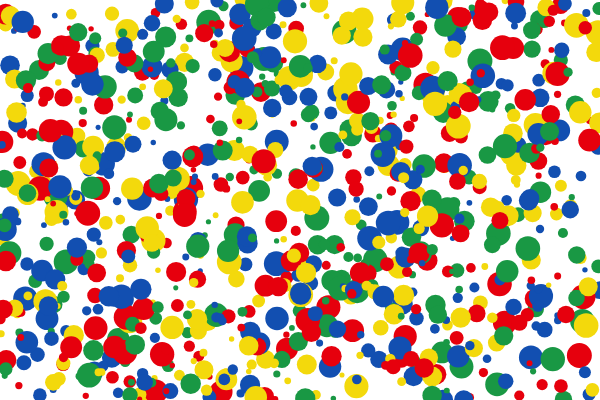
Frame 1 (no input)
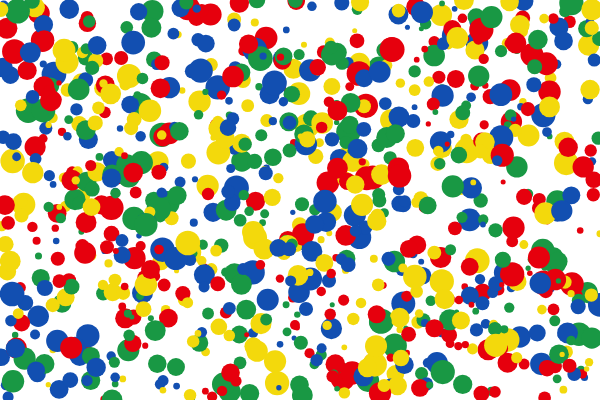
Frame 2 (the mouse pressed at the canvas centre, redrawn once)

The p5.js sketch that drew these frames (run headless with seeded random() and noise() and a simulated clock; the mouse was pressed at the canvas centre and the sketch redrawn once):

// p5.js sketch
// ── sketch.js
function setup() { 
  createCanvas(600, 400);

  //Turn off drawing strokes
  noStroke();

  //Only run the draw loop once. Try commenting this out and see what happens ––we will look into why on Unit 2.
  noLoop();
  
} 

function draw() { 
  //Set background to white (255)
  background(255);

  //Repeat 240 times:
  for(var i = 0; i < 240; i++){
    //Declare a variable called diameter and initialize it with a random number between 5 and 25
    var diameter = random(5, 25);
    
    //Set the fill color to blue
    fill(18, 79, 177);
    //Draw ellipse #1
    ellipse(random(0, width), //Set the width to a random number between 0 and the width of the canvas
            random(0, height),//Set the height to a random number between 0 and the height of the canvas
            diameter,         //Set the width to the value of the diameter variable
            diameter);        //Set the height to the value of the diameter variable
    
    //Set the fill color to yellow
    fill(243, 217, 12);
    //Draw ellipse #2
    ellipse(random(0, width), random(0, height), diameter, diameter);
    
    //Set the fill color to green
    fill(25, 152, 68);
    //Draw ellipse #3
    ellipse(random(0, width), random(0, height), diameter, diameter);
    
    //Set the fill color to red
    fill(230, 0, 13);
    //Draw ellipse #4
    ellipse(random(0, width), random(0, height), diameter, diameter);
  }
  
}
